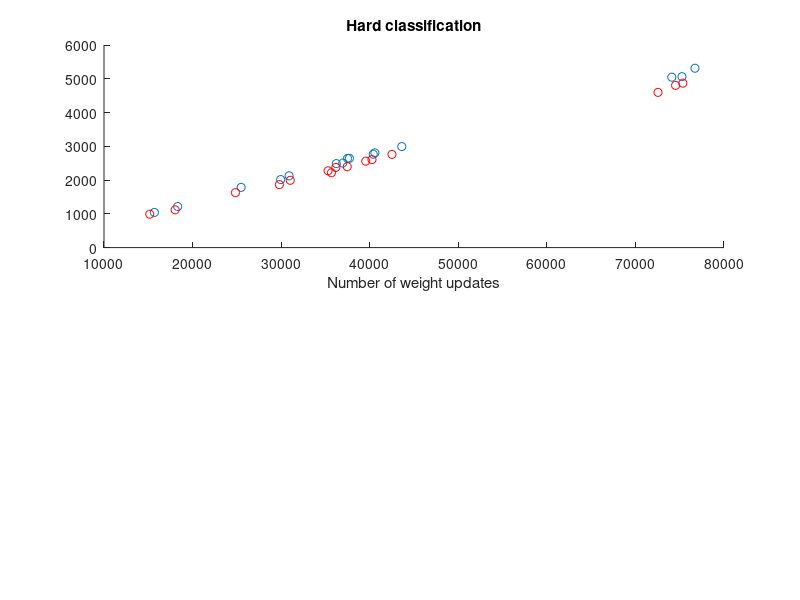

This chart was generated by the following MATLAB code: (Note: this script raises an error after producing the figure.)
close all;
clear all;
clc;
P=[
36961	2503;
43621	2992;
15694	1042;
36231	2487;
29945	2014;
40588	2805;
75255	5062;
37709	2643;
30899	2126;
25486	1784;
37497	2641;
40398	2766;
74105	5047;
76725	5312;
18317	1215;%%french

35680	2217;%english
42514	2761;
15162	990;
35298	2274;
29800	1865;
40255	2606;
74532	4805;
37464	2396;
31030	1993;
24843	1627;
36172	2375;
39552	2560;
72545	4597;
75352	4871;
18031	1119;];
P=P';
[m,n]=size(P);

W=rand(1,2)
b=rand

y=[1 1 1 1 1 1 1 1 1 1 1 1 1 1 1 ...
   0 0 0 0 0 0 0 0 0 0 0 0 0 0 0];
subplot(2,1,1);
hold on
plot(P(1,1:15),P(2,1:15),'o',P(1,16:30),P(2,16:30),'or')
title('Hard classification');
xlabel('Number of weight updates');
loss=ones(1,30);
repeat=0;
i=1;

while sum(loss)~=0
% for k=1:950
    repeat=repeat+1;
    hw=hardlim(W*P+b);
    loss=y-hw;
    error(i)=1-sum(y.^2)/(sum(y.^2)+sum(loss.^2));
    W=W+loss*P';
    b=b+sum(loss);
    i=i+1;
end
W
b
repeat
%%slope
px=-(b/(W(1,1)));
py=-(b/(W(1,2)));

x=0:80000;
curve=((py-0)/(0-px))*x+py;
plot(x,curve);
legend('French','English','Classifier','Location','northwest');
subplot(2,1,2);
plot(error);
title('Error with hard classification');
xlabel('Number of weight updates');
ylabel('Error');
axis([0 repeat+uint16(repeat/100) 0 1]);



Wl=rand(1,2)
bl=rand
figure()
subplot(2,1,1);
hold on
plot(P(1,1:15),P(2,1:15),'o')
plot(P(1,16:30),P(2,16:30),'or')
loss=ones(1,30);
repeat=0;
i=1;
e=0;
while sum(loss)~=0
% for k=1:70370
    hw=1./(1+exp(-(Wl*P+bl)));
    loss=y-hw;
    error(i)=1-sum(y.^2)/(sum(y.^2)+sum(loss.^2));
    Wl=Wl+loss*P';
    bl=bl+sum(loss);
    repeat=repeat+1;
    i=i+1;
end
loss;
Wl
bl
repeat

%%slope
px=-(bl/(Wl(1,1)));
py=-(bl/(Wl(1,2)));
x=0:80000;
curve2=((py-0)/(0-px))*x+py;
plot(x,curve2);
legend('French','English','Classifier','Location','northwest');
title('Clasification with logistic regression');
xlabel('Number of weight updates');
subplot(2,1,2);
plot(error);
title('Error with logistic regression');
xlabel('Number of weight updates');
ylabel('Error');
axis([0 repeat+uint32(repeat/100) 0 1]);

